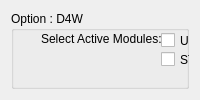
              <widget class="QWidget" name="WEF_04_D4W">
               <layout class="QGridLayout" name="gridLayout_29">
                <item row="0" column="0">
                 <widget class="QGroupBox" name="D4W_groupbox">
                  <property name="title">
                   <string>Option : D4W</string>
                  </property>
                  <widget class="QCheckBox" name="D4W_UDMactive_check">
                   <property name="geometry">
                    <rect>
                     <x>150</x>
                     <y>21</y>
                     <width>51</width>
                     <height>17</height>
                    </rect>
                   </property>
                   <property name="text">
                    <string>UDM</string>
                   </property>
                  </widget>
                  <widget class="QCheckBox" name="D4W_STMactive_check">
                   <property name="geometry">
                    <rect>
                     <x>150</x>
                     <y>40</y>
                     <width>51</width>
                     <height>17</height>
                    </rect>
                   </property>
                   <property name="text">
                    <string>STM</string>
                   </property>
                  </widget>
                  <widget class="QLabel" name="D4W_activemodule_lbl">
                   <property name="geometry">
                    <rect>
                     <x>30</x>
                     <y>20</y>
                     <width>121</width>
                     <height>16</height>
                    </rect>
                   </property>
                   <property name="text">
                    <string>Select Active Modules:</string>
                   </property>
                  </widget>
                  <widget class="QCheckBox" name="D4W_EVMactive_check">
                   <property name="enabled">
                    <bool>false</bool>
                   </property>
                   <property name="geometry">
                    <rect>
                     <x>220</x>
                     <y>20</y>
                     <width>51</width>
                     <height>17</height>
                    </rect>
                   </property>
                   <property name="text">
                    <string>EVM</string>
                   </property>
                  </widget>
                 </widget>
                </item>
               </layout>
              </widget>
